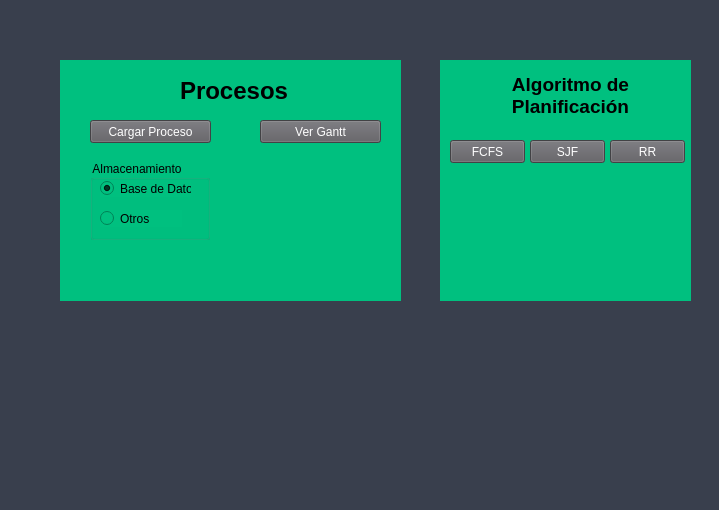
<?xml version="1.0" encoding="UTF-8"?>
<ui version="4.0">
 <class>MainWindow</class>
 <widget class="QMainWindow" name="MainWindow">
  <property name="geometry">
   <rect>
    <x>0</x>
    <y>0</y>
    <width>719</width>
    <height>510</height>
   </rect>
  </property>
  <property name="windowTitle">
   <string>MainWindow</string>
  </property>
  <property name="styleSheet">
   <string notr="true"/>
  </property>
  <property name="animated">
   <bool>true</bool>
  </property>
  <widget class="QWidget" name="centralwidget">
   <property name="styleSheet">
    <string notr="true">QWidget{
background-color:#393f4d;
font-family: arial,verdana;
}

QDialog{
background-color:#557a95;
font-family: arial,verdana;
}
QLineEdit{
background-color:#b1a296;
border: 0;
font-size:14px;
height:30px;
}

</string>
   </property>
   <widget class="QWidget" name="widget" native="true">
    <property name="geometry">
     <rect>
      <x>60</x>
      <y>60</y>
      <width>341</width>
      <height>241</height>
     </rect>
    </property>
    <property name="sizePolicy">
     <sizepolicy hsizetype="Preferred" vsizetype="Preferred">
      <horstretch>0</horstretch>
      <verstretch>0</verstretch>
     </sizepolicy>
    </property>
    <property name="autoFillBackground">
     <bool>false</bool>
    </property>
    <property name="styleSheet">
     <string notr="true">QWidget{
background-color:#00c07f;
}
QPushButton{
background-color:#5d5c61;
color:white;
height:20px;
}
QPushButton:hover{
background-color:#3a4660;
color:white;
}
</string>
    </property>
    <widget class="QLabel" name="label_procesos">
     <property name="geometry">
      <rect>
       <x>120</x>
       <y>20</y>
       <width>111</width>
       <height>21</height>
      </rect>
     </property>
     <property name="font">
      <font>
       <family>arial,verdana</family>
       <pointsize>18</pointsize>
       <weight>75</weight>
       <bold>true</bold>
      </font>
     </property>
     <property name="text">
      <string>Procesos</string>
     </property>
    </widget>
    <widget class="QPushButton" name="botonini">
     <property name="geometry">
      <rect>
       <x>30</x>
       <y>60</y>
       <width>121</width>
       <height>23</height>
      </rect>
     </property>
     <property name="text">
      <string>Cargar Proceso</string>
     </property>
    </widget>
    <widget class="QPushButton" name="botonGantt">
     <property name="geometry">
      <rect>
       <x>200</x>
       <y>60</y>
       <width>121</width>
       <height>23</height>
      </rect>
     </property>
     <property name="text">
      <string>Ver Gantt</string>
     </property>
    </widget>
    <widget class="QGroupBox" name="groupBox">
     <property name="geometry">
      <rect>
       <x>30</x>
       <y>100</y>
       <width>120</width>
       <height>80</height>
      </rect>
     </property>
     <property name="title">
      <string>Almacenamiento</string>
     </property>
     <widget class="QRadioButton" name="base_Datos">
      <property name="geometry">
       <rect>
        <x>10</x>
        <y>20</y>
        <width>91</width>
        <height>17</height>
       </rect>
      </property>
      <property name="text">
       <string>Base de Datos</string>
      </property>
      <property name="checked">
       <bool>true</bool>
      </property>
     </widget>
     <widget class="QRadioButton" name="otros">
      <property name="geometry">
       <rect>
        <x>10</x>
        <y>50</y>
        <width>82</width>
        <height>17</height>
       </rect>
      </property>
      <property name="text">
       <string>Otros</string>
      </property>
     </widget>
    </widget>
   </widget>
   <widget class="QWidget" name="widget_algoritmo" native="true">
    <property name="geometry">
     <rect>
      <x>440</x>
      <y>60</y>
      <width>251</width>
      <height>241</height>
     </rect>
    </property>
    <property name="styleSheet">
     <string notr="true">QWidget{
background-color:#00c07f;
}
QPushButton{
background-color:#5d5c61;
color:white;
height:20px;
}
QPushButton:hover{
background-color:#3a4660;
color:white;
}</string>
    </property>
    <widget class="QLabel" name="label_algo_planificacion">
     <property name="geometry">
      <rect>
       <x>10</x>
       <y>10</y>
       <width>241</width>
       <height>51</height>
      </rect>
     </property>
     <property name="font">
      <font>
       <family>arial,verdana</family>
       <pointsize>14</pointsize>
       <weight>75</weight>
       <bold>true</bold>
      </font>
     </property>
     <property name="text">
      <string>Algoritmo de
Planificación</string>
     </property>
     <property name="alignment">
      <set>Qt::AlignCenter</set>
     </property>
    </widget>
    <widget class="QPushButton" name="boton_fcfs">
     <property name="geometry">
      <rect>
       <x>10</x>
       <y>80</y>
       <width>75</width>
       <height>23</height>
      </rect>
     </property>
     <property name="text">
      <string>FCFS</string>
     </property>
    </widget>
    <widget class="QPushButton" name="boton_sjf">
     <property name="geometry">
      <rect>
       <x>90</x>
       <y>80</y>
       <width>75</width>
       <height>23</height>
      </rect>
     </property>
     <property name="text">
      <string>SJF</string>
     </property>
    </widget>
    <widget class="QPushButton" name="boton_rr">
     <property name="geometry">
      <rect>
       <x>170</x>
       <y>80</y>
       <width>75</width>
       <height>23</height>
      </rect>
     </property>
     <property name="text">
      <string>RR</string>
     </property>
    </widget>
   </widget>
  </widget>
 </widget>
 <resources/>
 <connections/>
</ui>
